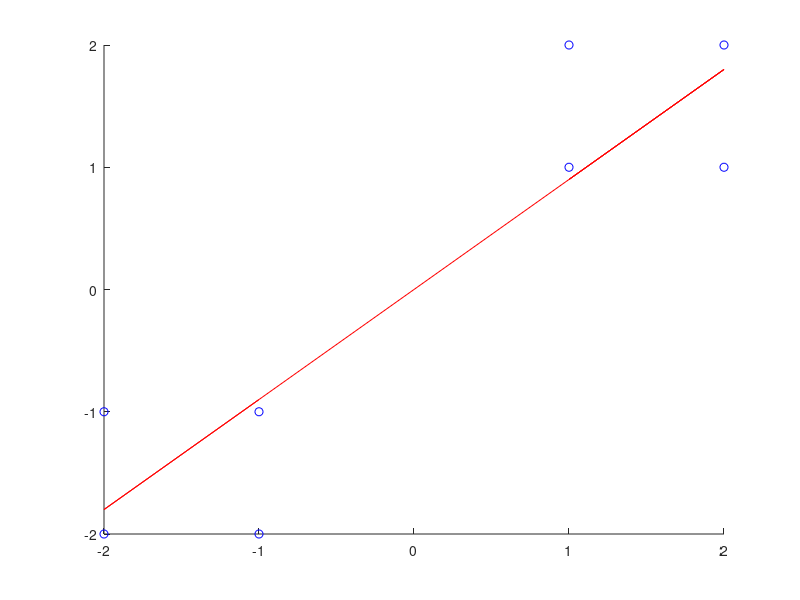

The MATLAB source for this figure: (Note: this script raises an error after producing the figure.)
x = [-1 -2 -2 -1 1 2 1 2];
y = [-1 -2 -1 -2 2 1 1 2];
scatter(x,y,'b');
hold on;

one = ones(length(x),1);
A = cat(2,x',one);
theta = pinv(A)*(y');
m = theta(1);
c = theta(2);
y_pred = m*x + c;
plot(x,y_pred,'r');

MSE = immse(y,y_pred);
%disp(MSE)

LogReg()

function LogReg()
    clear all; 
    close all;
    DataPoints = [-1 -1; -2 -2; -2 -1; -1 -2; 1 2; 2 1; 1 1; 2 2];
    DataPoints = DataPoints';
    DataPoints = [ones(1, size(DataPoints, 2)); DataPoints; -1 -1 -1 -1 1 1 1 1];
    RegMdl = [0;1;-1]; 
    W = findRegModel(DataPoints, RegMdl);
end

function W = findRegModel(DataPts, W)
    xMin = min(DataPts (2, :)) - 1;
    xMax = max(DataPts (2, :)) + 1;
    xrange = xMin:0.01:xMax; alpha = 0.005;
    Data = DataPts(1:end-1,:); 
    predY = DataPts (end,:);
    for i = 1:100
        y = (W(1)+W(2)*xrange);
        clf; 
        plot (DataPts(2, predY == -1), DataPts (3, predY == -1), 'bo', DataPts(2, predY == 1), DataPts (3, predY == 1), 'rx');
        hold on;
        plot (xrange, y, '-.r');
        pause (0.01);

        hThetaX = 1./(1+exp(-1*W' *Data));
        gradJ = mean(repmat((hThetaX - predY), size(Data,1),1).*Data, 2);
        W = W - alpha*gradJ;

        if (max(abs(alpha*gradJ))<0.05)
            %if gradient is almost zero return;
            return;
        end
    end
end


